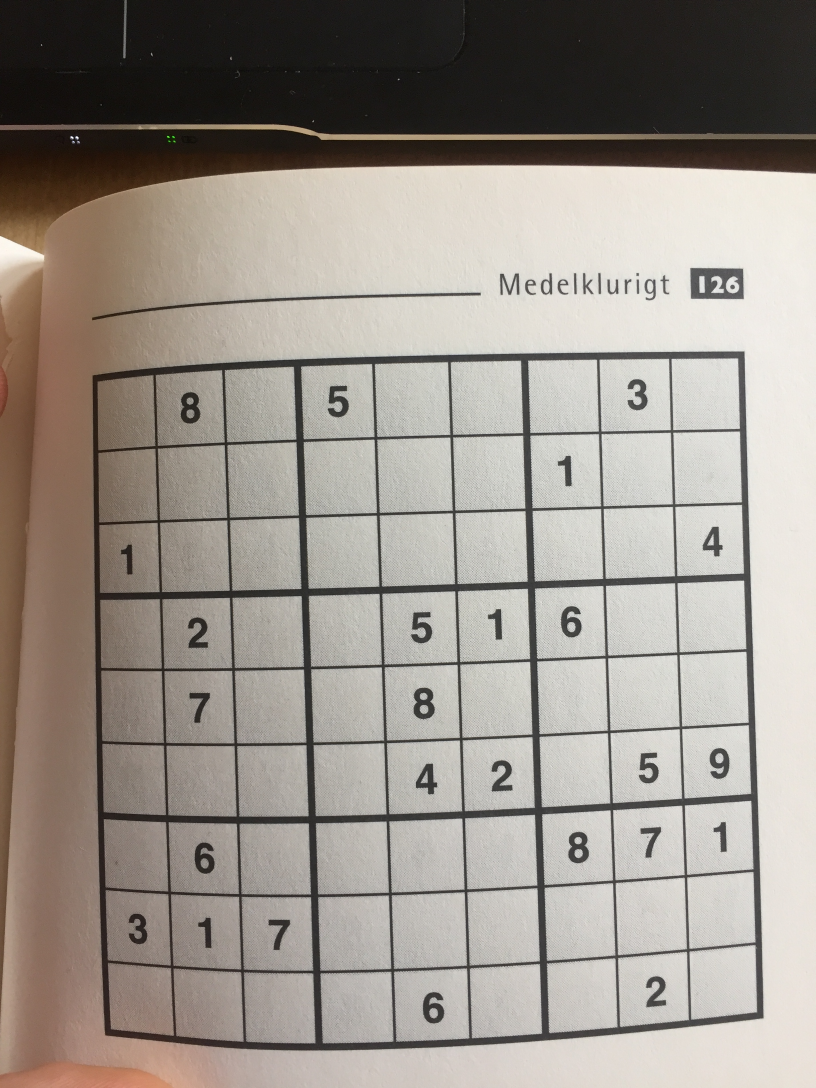
#> input picture img/image_1.jpg, 2448 x 3264 px, found by its file name (shown at 1/3 size)
$ python SudokuReader.py
#> lines starting #> are read from the running program, lines starting #| are printed output that depends on the picture
import cv2

class Read:

    def __init__(self, img):
#> called with img = 'img\\image_1.jpg'
        self.img = cv2.imread(img)
#> self.img is the input picture: shape (3264, 2448, 3); mean B, G, R 140.6, 148.3, 155.5


        cv2.destroyAllWindows()

    def preprocess(self):
        gray = cv2.cvtColor(self.img, cv2.COLOR_RGB2GRAY)
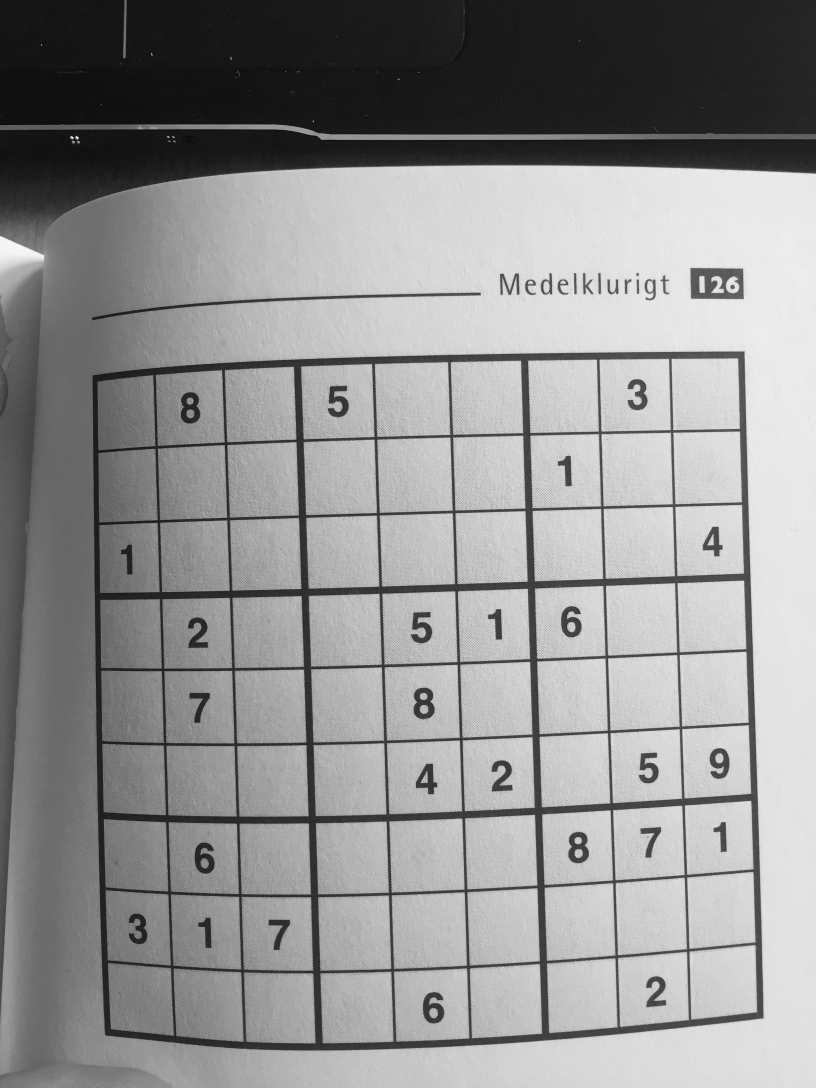
#> gray: shape (3264, 2448) (shown at 1/3 size); min 0, max 255, mean 146.9
        median = cv2.medianBlur(gray, 9)
        self.img = median

    def grid_detection(self):
        pass

    def display(self):
        cv2.namedWindow('image', cv2.WINDOW_KEEPRATIO)
        cv2.resizeWindow('image', (600,800))
        cv2.imshow("image", self.img)
        cv2.waitKey(0) & 0xFF

if __name__ == "__main__":
    img = Read("img\image_1.jpg")
    img.preprocess()
    img.display()

$ run again, with img/image_10.jpg copied over img/image_1.jpg
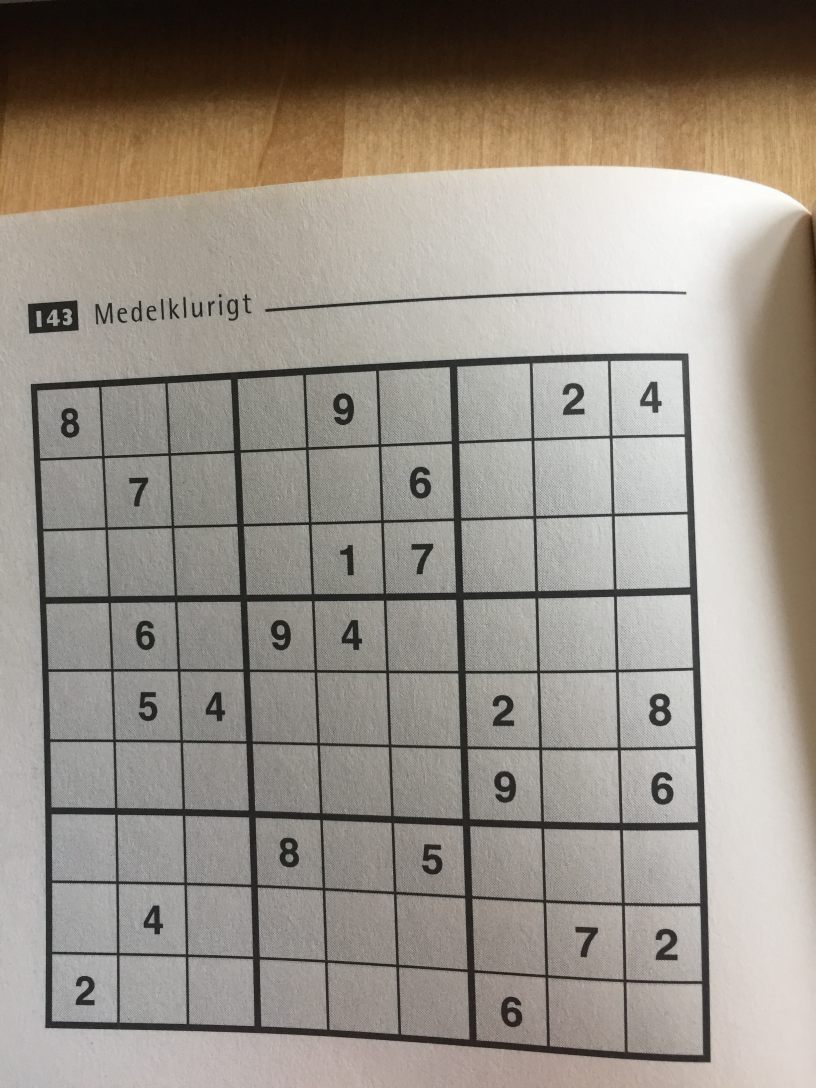
#> input picture img/image_10.jpg, 2448 x 3264 px, found by its file name (shown at 1/3 size)
#> in __init__, self.img is the input picture: shape (3264, 2448, 3); mean B, G, R 133.9, 143, 150.5
#> in preprocess, `gray = cv2.cvtColor(self.img, cv2.COLOR_RGB2GRAY)`:
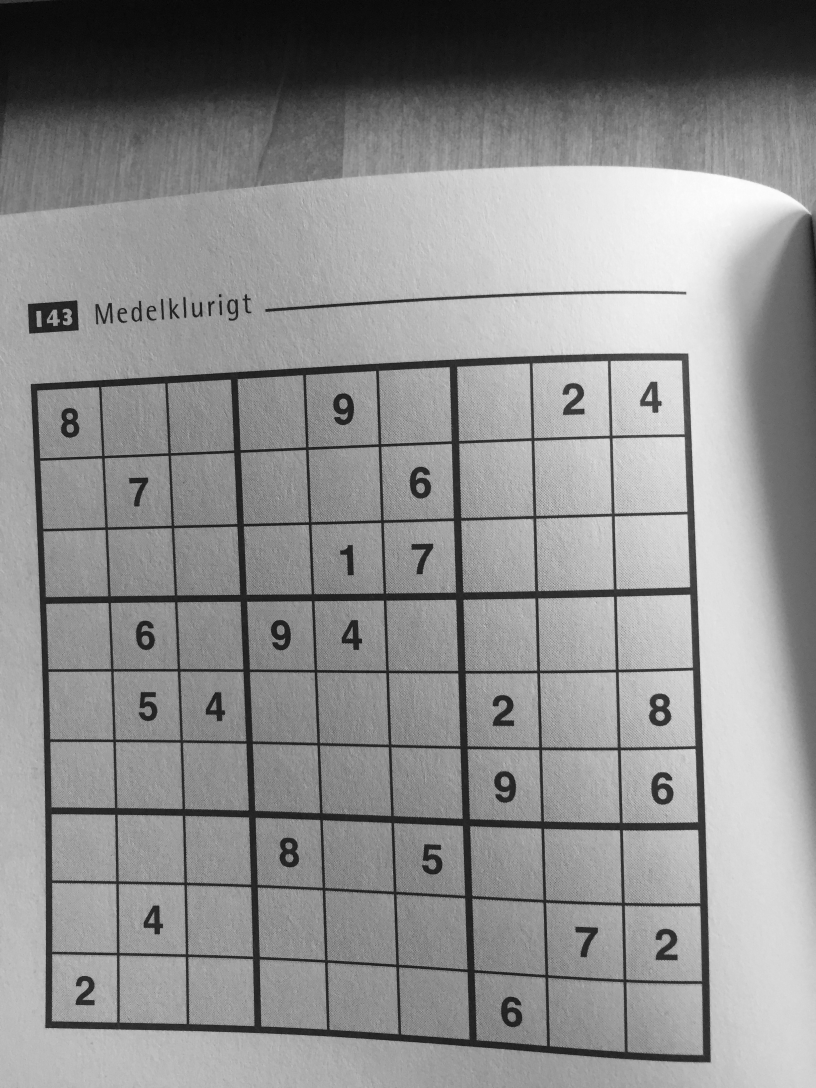
#> gray: shape (3264, 2448) (shown at 1/3 size); min 0, max 255, mean 141.2

$ run again, with img/image_3.jpg copied over img/image_1.jpg
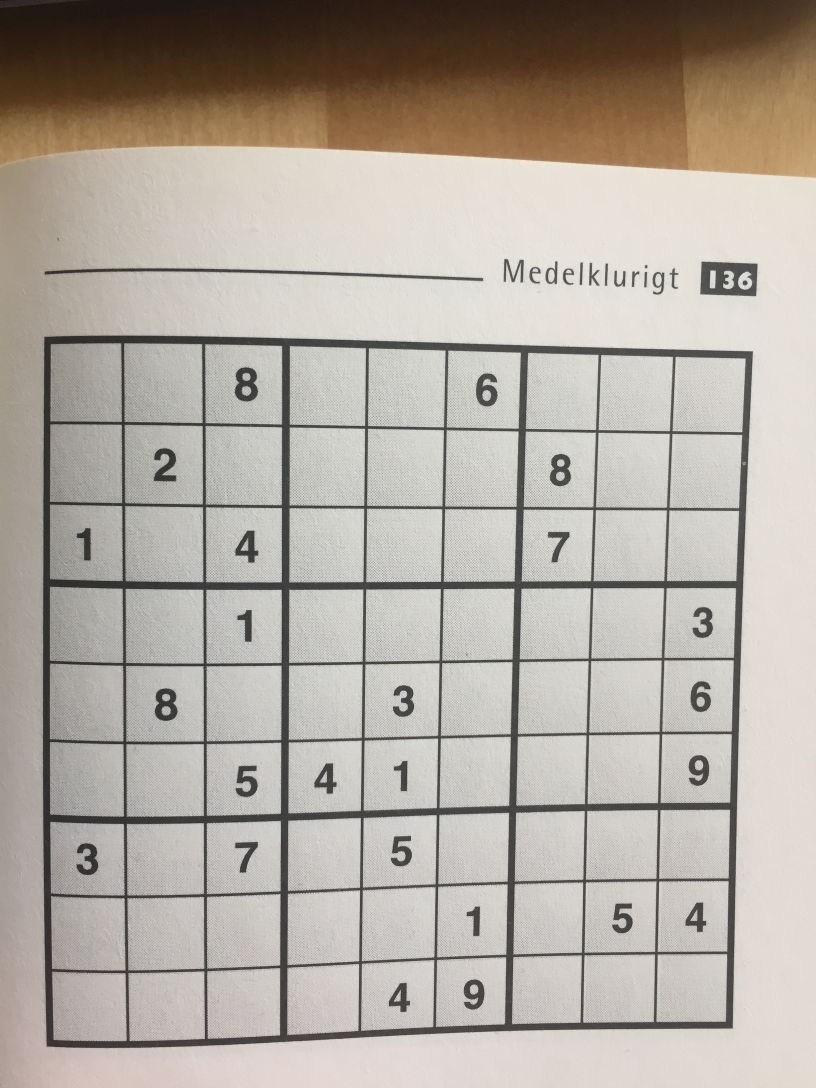
#> input picture img/image_3.jpg, 2448 x 3264 px, found by its file name (shown at 1/3 size)
#> in __init__, self.img is the input picture: shape (3264, 2448, 3); mean B, G, R 162.5, 171, 178.2
#> in preprocess, `gray = cv2.cvtColor(self.img, cv2.COLOR_RGB2GRAY)`:
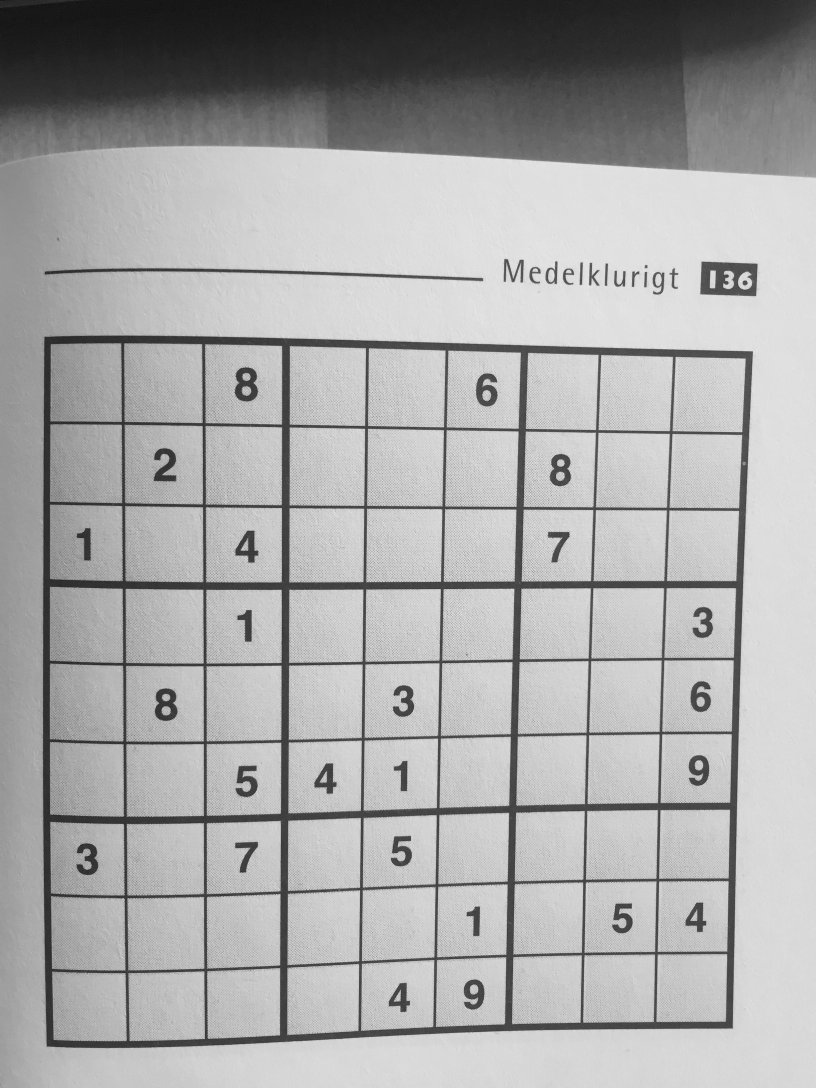
#> gray: shape (3264, 2448) (shown at 1/3 size); min 1, max 243, mean 169.3
